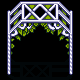

Rendered tile map (Tiled .tmx) drawn with the repository's tilesets; below, a short description and the full map source, tile grids included:
An orthogonal 5x5 tile map with 16x16 px tiles, 5 tile layers (Back, Back2, Buildings, Front, ...), 2 tilesets.

<map version="1.2" tiledversion="1.3.5" orientation="orthogonal" renderorder="right-down" compressionlevel="0" width="5" height="5" tilewidth="16" tileheight="16" infinite="0" nextlayerid="12" nextobjectid="59">
 <tileset firstgid="1" name="zspring_white" tilewidth="16" tileheight="16" tilecount="25" columns="5">
  <image source="spring_white.png" width="80" height="80" />
 </tileset>
 <tileset firstgid="26" name="zblank" tilewidth="16" tileheight="16" tilecount="1" columns="1">
  <image source="blank.png" width="16" height="16" />
 </tileset>
 <layer id="1" name="Back" width="5" height="5">
  <data encoding="csv">
0,0,0,0,0,
0,0,0,0,0,
0,0,0,0,0,
0,0,0,0,0,
0,0,0,0,0
</data>
 </layer>
 <objectgroup id="2" name="Back" />
 <layer id="8" name="Back2" width="5" height="5">
  <properties>
   <property name="DrawAbove" value="Back" />
  </properties>
  <data encoding="csv">
0,0,0,0,0,
0,0,0,0,0,
0,0,0,0,0,
16,17,18,19,20,
21,22,23,24,25
</data>
 </layer>
 <objectgroup id="9" name="Back2" />
 <layer id="3" name="Buildings" width="5" height="5">
  <data encoding="csv">
0,0,0,0,0,
0,0,0,0,0,
0,0,0,0,0,
26,0,0,0,26,
26,0,0,0,26
</data>
 </layer>
 <objectgroup id="4" name="Buildings" />
 <layer id="10" name="Front" width="5" height="5">
  <data encoding="csv">
0,0,0,0,0,
6,7,8,9,10,
11,12,13,14,15,
0,0,0,0,0,
0,0,0,0,0
</data>
 </layer>
 <objectgroup id="6" name="Front" />
 <layer id="5" name="AlwaysFront" width="5" height="5">
  <data encoding="csv">
1,2,3,4,5,
0,0,0,0,0,
0,0,0,0,0,
0,0,0,0,0,
0,0,0,0,0
</data>
 </layer>
 <objectgroup id="11" name="AlwaysFront" />
</map>
